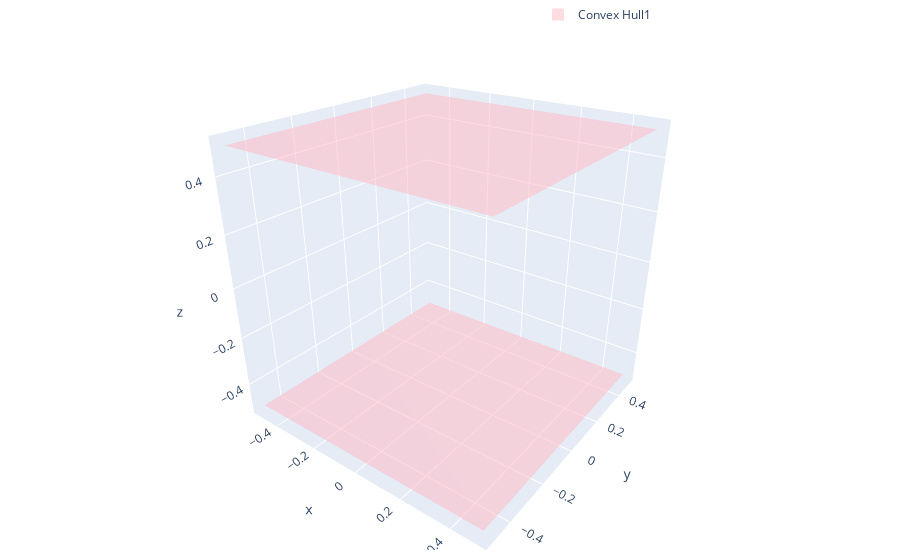

Write notebook code for a chart like this one.
### Code cell
simplex1 = hull.simplices
print(simplex1.shape)
simplex2 = hull2.simplices
fig = go.Figure()
for i in range(simplex1.shape[0]):
    if i == 0:
        fig.add_trace(go.Mesh3d(x=cube[simplex1[i], 0],
                                y=cube[simplex1[i], 1],
                                z=cube[simplex1[i], 2],
                                color='lightpink',
                                opacity=0.5,
                                legendgroup='Convex Hull1',
                                name='Convex Hull1',
                                showlegend=True))
    else:
        fig.add_trace(go.Mesh3d(x=cube[simplex1[i], 0],
                                y=cube[simplex1[i], 1],
                                z=cube[simplex1[i], 2],
                                color='lightpink',
                                opacity=0.5,
                                legendgroup='Convex Hull1',
                                name='Convex Hull1',
                                showlegend=False))

fig.update_layout(scene_camera=dict(eye=dict(x=1.2, y=-1.6, z=1.0)), 
                  margin=dict(t=0, r=10, l=10, b=10),
                  legend=dict(x=0.6, y=1))

fig.show()

### Figure 1 — Plotly figure (JSON) as saved in the notebook; plotly's stock layout.template omitted (floating-point values rounded to 4 significant figures)
{"data": [{"color": "lightpink", "legendgroup": "Convex Hull1", "name": "Convex Hull1", "opacity": 0.5, "showlegend": true, "type": "mesh3d", "x": [-0.5, -0.5, -0.5], "y": [-0.5, 0.5, 0.5], "z": [0.5, 0.5, -0.5]}, {"color": "lightpink", "legendgroup": "Convex Hull1", "name": "Convex Hull1", "opacity": 0.5, "showlegend": false, "type": "mesh3d", "x": [-0.5, -0.5, -0.5], "y": [-0.5, 0.5, -0.5], "z": [0.5, -0.5, -0.5]}, {"color": "lightpink", "legendgroup": "Convex Hull1", "name": "Convex Hull1", "opacity": 0.5, "showlegend": false, "type": "mesh3d", "x": [-0.5, 0.5, 0.5], "y": [-0.5, -0.5, -0.5], "z": [0.5, 0.5, -0.5]}, {"color": "lightpink", "legendgroup": "Convex Hull1", "name": "Convex Hull1", "opacity": 0.5, "showlegend": false, "type": "mesh3d", "x": [-0.5, 0.5, -0.5], "y": [-0.5, -0.5, -0.5], "z": [0.5, -0.5, -0.5]}, {"color": "lightpink", "legendgroup": "Convex Hull1", "name": "Convex Hull1", "opacity": 0.5, "showlegend": false, "type": "mesh3d", "x": [0.5, 0.5, -0.5], "y": [0.5, -0.5, -0.5], "z": [-0.5, -0.5, -0.5]}, {"color": "lightpink", "legendgroup": "Convex Hull1", "name": "Convex Hull1", "opacity": 0.5, "showlegend": false, "type": "mesh3d", "x": [0.5, -0.5, -0.5], "y": [0.5, 0.5, -0.5], "z": [-0.5, -0.5, -0.5]}, {"color": "lightpink", "legendgroup": "Convex Hull1", "name": "Convex Hull1", "opacity": 0.5, "showlegend": false, "type": "mesh3d", "x": [0.5, -0.5, 0.5], "y": [0.5, -0.5, -0.5], "z": [0.5, 0.5, 0.5]}, {"color": "lightpink", "legendgroup": "Convex Hull1", "name": "Convex Hull1", "opacity": 0.5, "showlegend": false, "type": "mesh3d", "x": [0.5, -0.5, -0.5], "y": [0.5, -0.5, 0.5], "z": [0.5, 0.5, 0.5]}, {"color": "lightpink", "legendgroup": "Convex Hull1", "name": "Convex Hull1", "opacity": 0.5, "showlegend": false, "type": "mesh3d", "x": [0.5, -0.5, -0.5], "y": [0.5, 0.5, 0.5], "z": [0.5, 0.5, -0.5]}, {"color": "lightpink", "legendgroup": "Convex Hull1", "name": "Convex Hull1", "opacity": 0.5, "showlegend": false, "type": "mesh3d", "x": [0.5, 0.5, -0.5], "y": [0.5, 0.5, 0.5], "z": [0.5, -0.5, -0.5]}, {"color": "lightpink", "legendgroup": "Convex Hull1", "name": "Convex Hull1", "opacity": 0.5, "showlegend": false, "type": "mesh3d", "x": [0.5, 0.5, 0.5], "y": [0.5, -0.5, -0.5], "z": [0.5, 0.5, -0.5]}, {"color": "lightpink", "legendgroup": "Convex Hull1", "name": "Convex Hull1", "opacity": 0.5, "showlegend": false, "type": "mesh3d", "x": [0.5, 0.5, 0.5], "y": [0.5, 0.5, -0.5], "z": [0.5, -0.5, -0.5]}], "layout": {"legend": {"x": 0.6, "y": 1}, "margin": {"b": 10, "l": 10, "r": 10, "t": 0}, "scene": {"camera": {"eye": {"x": 1.2, "y": -1.6, "z": 1}}}}}
